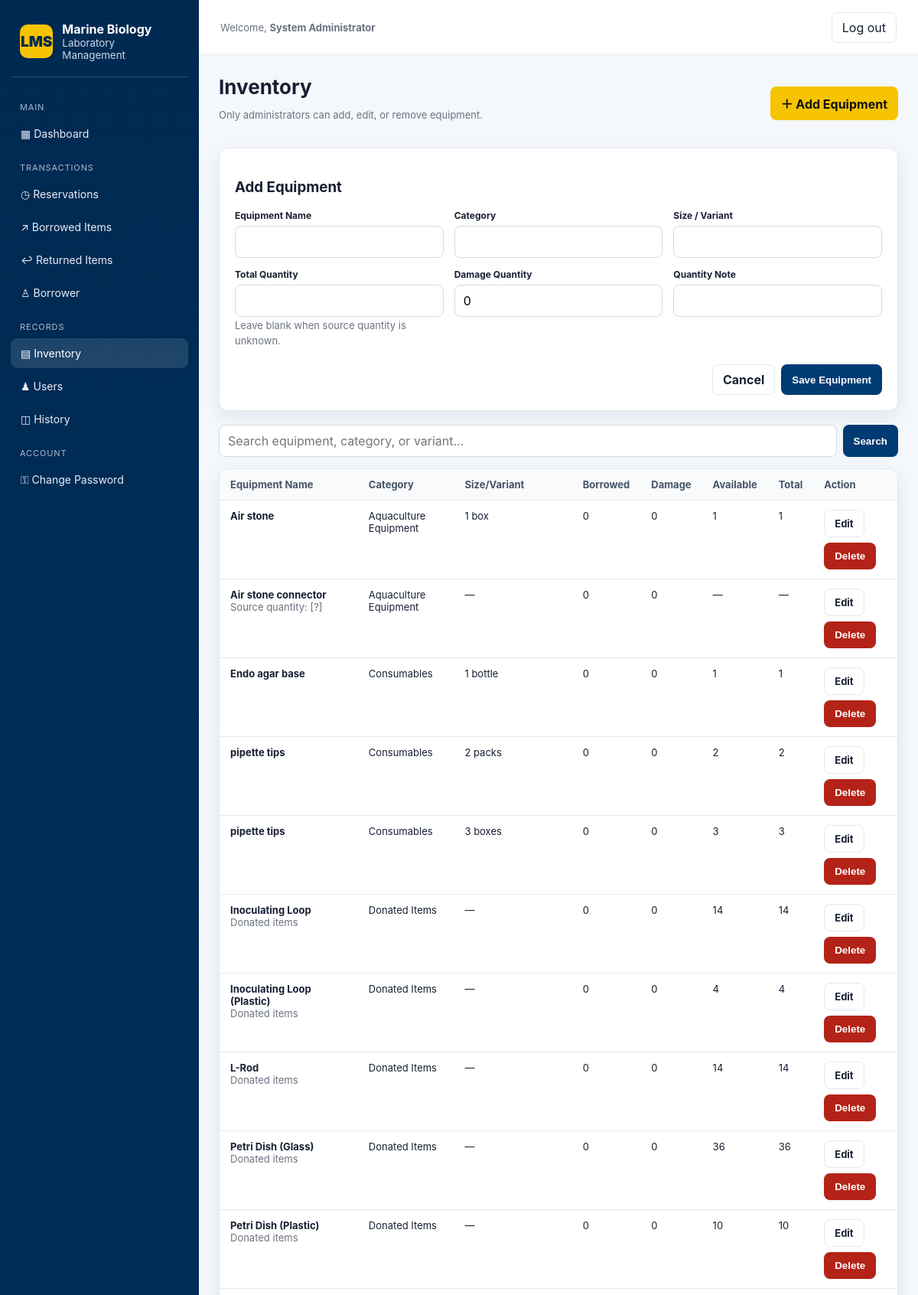
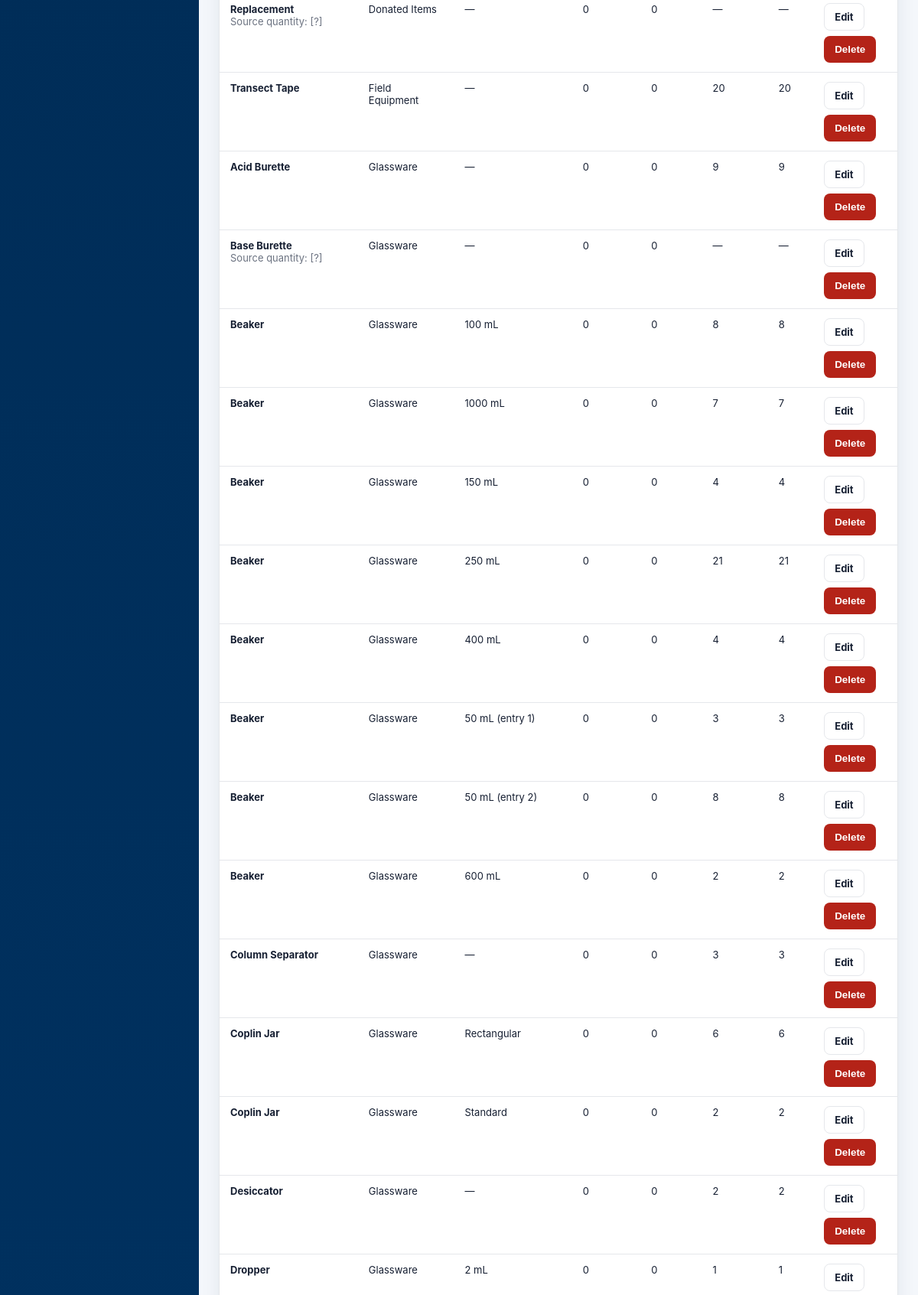
The page /index.php?page=inventory&add=1 (signed in, upper part) on the database its author committed (2 pictures, top to bottom).
### tables this page shows
CREATE TABLE equipment (
 id INT UNSIGNED AUTO_INCREMENT PRIMARY KEY,
 name VARCHAR(180) NOT NULL,
 category VARCHAR(100) NOT NULL,
 variant VARCHAR(150) NULL,
 total_qty INT UNSIGNED NULL,
 damaged_qty INT UNSIGNED NOT NULL DEFAULT 0,
 quantity_note VARCHAR(255) NULL,
 image VARCHAR(255) NOT NULL DEFAULT 'photo.png',
 is_active TINYINT(1) NOT NULL DEFAULT 1,
 created_at DATETIME NOT NULL DEFAULT CURRENT_TIMESTAMP,
 updated_at DATETIME NOT NULL DEFAULT CURRENT_TIMESTAMP ON UPDATE CURRENT_TIMESTAMP,
 INDEX idx_equipment_name(name), INDEX idx_equipment_category(category)
);

### includes/db.php (called while the page is built, shortened)
<?php
function e(?string $v): string { return htmlspecialchars((string)$v, ENT_QUOTES, 'UTF-8'); }

### includes/auth.php (called while the page is built, shortened)
<?php
require_once __DIR__.'/db.php';
function user(): ?array { return $_SESSION['user'] ?? null; }

### index.php (the view, shortened to what this page needs)
<?php
require_once __DIR__ . '/includes/auth.php';
function page(string $title, string $content, bool $auth = true): void
{
    global $page;
    $user = user();
    ?>
    <!doctype html>
    <html lang="en">
    <head>
        <link rel="stylesheet" href="assets/style.css">
    </head>
    <body>
        <?php if ($auth): ?>
            <div class="app">
                <aside class="sidebar">
                    <div class="brand">
                        <div class="brand-mark">LMS</div>
                        <div>
                            <strong>Marine Biology</strong>
                            <small>Laboratory Management</small>
                        </div>
                    </div>
                    <nav class="nav">
                        <div class="nav-section">Main</div>
                        <a class="<?= $page === 'dashboard' ? 'active' : '' ?>" href="index.php?page=dashboard">▦ Dashboard</a>
                        <div class="nav-section">Transactions</div>
                        <?php if ($user['role'] === 'admin'): ?>
                            <a class="<?= $page === 'reservations' ? 'active' : '' ?>" href="index.php?page=reservations">◷ Reservations</a>
                            <a class="<?= $page === 'borrowed' ? 'active' : '' ?>" href="index.php?page=borrowed">↗ Borrowed Items</a>
                            <a class="<?= $page === 'returned' ? 'active' : '' ?>" href="index.php?page=returned">↩ Returned Items</a>
                            <a class="<?= $page === 'borrowers' ? 'active' : '' ?>" href="index.php?page=borrowers">♙ Borrower</a>
                        <?php endif; ?>
                        <div class="nav-section">Records</div>
                        <?php if ($user['role'] === 'admin'): ?>
                            <a class="<?= $page === 'inventory' ? 'active' : '' ?>" href="index.php?page=inventory">▤ Inventory</a>
                            <a class="<?= $page === 'users' ? 'active' : '' ?>" href="index.php?page=users">♟ Users</a>
                        <?php else: ?>
                            <a class="<?= $page === 'items' ? 'active' : '' ?>" href="index.php?page=items">▤ Items</a>
                        <?php endif; ?>
                        <a class="<?= $page === 'history' ? 'active' : '' ?>" href="index.php?page=history">◫ History</a>
                        <div class="nav-section">Account</div>
                        <a href="index.php?page=password">⚿ Change Password</a>
                    </nav>
                </aside>
                <main class="main">
                    <header class="topbar">
                        <div class="muted">Welcome, <strong><?= e($user['name']) ?></strong></div>
                        <a class="logout" href="index.php?page=logout">Log out</a>
                    </header>
        <?php endif; ?>
                    <section class="content">
                        <?= $content ?>
                    </section>
        <?php if ($auth): ?>
                </main>
            </div>
        <?php endif; ?>
    </body>
    </html>
    <?php
}
$page = $_GET['page'] ?? (user() ? 'dashboard' : 'login');
    ?>
    <?php
if ($page === 'inventory') {
    $pdo = db();
    $query = trim($_GET['q'] ?? '');
    $sql = "SELECT e.*, COALESCE((SELECT SUM(li.quantity-li.returned_quantity) FROM loan_items li JOIN loans l ON l.id=li.loan_id WHERE li.equipment_id=e.id AND l.status='borrowed'),0) borrowed FROM equipment e WHERE e.is_active=1";
    $args = [];
    $sql .= ' ORDER BY e.category, e.name, e.variant';
    $statement = $pdo->prepare($sql);
    $statement->execute($args);
    $rows = $statement->fetchAll();
    $edit = null;
    ?>
    <div class="page-title">
        <div>
            <h1>Inventory</h1>
            <p class="muted">Only administrators can add, edit, or remove equipment.</p>
        </div>
        <a class="btn yellow" href="index.php?page=inventory&add=1">＋ Add Equipment</a>
    </div>
    <?php if (isset($_GET['add']) || $edit): ?>
        <div class="card form-card" style="margin-bottom:18px">
            <h3><?= $edit ? 'Edit Equipment' : 'Add Equipment' ?></h3>
            <form class="form" method="post">
                <div class="form-grid">
                    <div class="field">
                        <label>Equipment Name</label>
                        <input name="name" required value="<?= e($edit['name'] ?? '') ?>">
                    </div>
                    <div class="field">
                        <label>Category</label>
                        <input name="category" required value="<?= e($edit['category'] ?? '') ?>">
                    </div>
                    <div class="field">
                        <label>Size / Variant</label>
                        <input name="variant" value="<?= e($edit['variant'] ?? '') ?>">
                    </div>
                    <div class="field">
                        <label>Total Quantity</label>
                        <input type="number" min="0" name="total_qty" value="<?= e(isset($edit['total_qty']) && $edit['total_qty'] !== null ? (string) $edit['total_qty'] : '') ?>">
                        <span class="muted">Leave blank when source quantity is unknown.</span>
                    </div>
                    <div class="field">
                        <label>Damage Quantity</label>
                        <input type="number" min="0" name="damaged_qty" value="<?= e((string) ($edit['damaged_qty'] ?? 0)) ?>">
                    </div>
                    <div class="field">
                        <label>Quantity Note</label>
                        <input name="quantity_note" value="<?= e($edit['quantity_note'] ?? '') ?>">
                    </div>
                </div>
                <div class="form-actions">
                    <a class="btn secondary" href="index.php?page=inventory">Cancel</a>
                    <button class="btn" type="submit">Save Equipment</button>
                </div>
            </form>
        </div>
    <?php endif; ?>
    <div class="toolbar">
        <form method="get">
            <input name="q" value="<?= e($query) ?>" placeholder="Search equipment, category, or variant...">
            <button class="btn" type="submit">Search</button>
        </form>
    </div>
    <div class="table-wrap">
        <table>
            <thead>
                <tr>
                    <th>Equipment Name</th>
                    <th>Category</th>
                    <th>Size/Variant</th>
                    <th>Borrowed</th>
                    <th>Damage</th>
                    <th>Available</th>
                    <th>Total</th>
                    <th>Action</th>
                </tr>
            </thead>
            <tbody>
                <?php foreach ($rows as $row): ?>
                    <?php $available = $row['total_qty'] === null ? null : max(0, (int) $row['total_qty'] - (int) $row['borrowed'] - (int) $row['damaged_qty']); ?>
                    <tr>
                        <td>
                            <strong><?= e($row['name']) ?></strong>
                            <?php if ($row['quantity_note']): ?>
                                <div class="muted"><?= e($row['quantity_note']) ?></div>
                            <?php endif; ?>
                        </td>
                        <td><?= e($row['category']) ?></td>
                        <td><?= e($row['variant'] ?? '—') ?></td>
                        <td><?= e((string) $row['borrowed']) ?></td>
                        <td><?= e((string) $row['damaged_qty']) ?></td>
                        <td><?= $available === null ? '—' : e((string) $available) ?></td>
                        <td><?= $row['total_qty'] === null ? '—' : e((string) $row['total_qty']) ?></td>
                        <td>
                            <div class="actions">
                                <a class="btn secondary" href="index.php?page=inventory&edit=<?= $row['id'] ?>">Edit</a>
                                <form method="post" onsubmit="return confirm('Remove this equipment from active inventory?')">
                                    <button class="btn danger" type="submit">Delete</button>
                                </form>
                            </div>
                        </td>
                    </tr>
                <?php endforeach; ?>
            </tbody>
        </table>
    </div>
    <?php
    $content = ob_get_clean();
    page('Inventory', $content);
    exit;
}
    ?>
<?php
exit;

### assets/style.css (style rules this page uses)
:root { --navy: #003b73; --navy2: #002a52; --yellow: #f6c400; --bg: #f4f7fb; --text: #172033; --muted: #6b7280; --white: #fff; --danger: #b42318; --success: #087443; --border: #e5e7eb; --shadow: 0 8px 24px rgba(0, 34, 72, 0.08); }
* { box-sizing: border-box; }
body { margin: 0; font-family: Inter, system-ui, -apple-system, "Segoe UI", Roboto, Arial, sans-serif; background: var(--bg); color: var(--text); }
a { color: inherit; text-decoration: none; }
.app { display: flex; min-height: 100vh; }
.sidebar { width: 260px; background: linear-gradient(180deg, var(--navy2), var(--navy)); color: #fff; position: fixed; left: 0; top: 0; bottom: 0; padding: 20px 14px; overflow: auto; }
.brand { display: flex; align-items: center; gap: 12px; padding: 8px 12px 20px; border-bottom: 1px solid rgba(255, 255, 255, 0.16); }
.brand-mark { width: 44px; height: 44px; border-radius: 10px; background: var(--yellow); color: var(--navy2); display: flex; align-items: center; justify-content: center; font-weight: 900; font-size: 19px; }
.brand small { display: block; color: #cbd8e8; }
.nav { display: flex; flex-direction: column; gap: 4px; margin-top: 18px; }
.nav a { padding: 11px 13px; border-radius: 9px; color: #e8eef7; font-size: 14px; }
.nav a:hover, .nav a.active { background: rgba(255, 255, 255, 0.12); color: #fff; }
.nav-section { font-size: 11px; text-transform: uppercase; color: #a8bad0; margin: 14px 12px 4px; letter-spacing: 0.08em; }
.main { margin-left: 260px; flex: 1; min-width: 0; }
.topbar { height: 72px; background: #fff; border-bottom: 1px solid var(--border); display: flex; align-items: center; justify-content: space-between; padding: 0 28px; position: sticky; top: 0; z-index: 5; }
.logout { border: 1px solid var(--border); padding: 9px 13px; border-radius: 8px; background: #fff; }
.content { padding: 26px; max-width: 1500px; margin: auto; }
.page-title { display: flex; justify-content: space-between; align-items: center; gap: 16px; margin-bottom: 22px; }
.page-title h1 { font-size: 26px; margin: 0; }
.muted { color: var(--muted); font-size: 13px; }
.card { background: #fff; border: 1px solid var(--border); border-radius: 12px; box-shadow: var(--shadow); padding: 20px; flex: 1 1 230px; min-width: 0; }
.table-wrap { background: #fff; border: 1px solid var(--border); border-radius: 12px; box-shadow: var(--shadow); overflow: auto; }
.toolbar { display: flex; flex-wrap: wrap; gap: 10px; align-items: center; margin-bottom: 15px; }
.toolbar form { display: flex; gap: 8px; flex: 1; min-width: 260px; }
.toolbar input, .toolbar select, .toolbar textarea, .form input, .form select, .form textarea { width: 100%; padding: 10px 11px; border: 1px solid #d5dae2; border-radius: 8px; font: inherit; background: #fff; }
.toolbar input { flex: 1; }
.btn { display: inline-flex; align-items: center; justify-content: center; gap: 6px; padding: 9px 13px; border-radius: 8px; border: 1px solid transparent; background: var(--navy); color: #fff; font-weight: 650; cursor: pointer; }
.btn.secondary { background: #fff; color: var(--text); border-color: var(--border); }
.btn.danger { background: var(--danger); }
.btn.yellow { background: var(--yellow); color: #111; }
.actions { display: flex; gap: 7px; flex-wrap: wrap; }
table { width: 100%; border-collapse: collapse; min-width: 780px; }
th, td { text-align: left; padding: 12px 14px; border-bottom: 1px solid var(--border); font-size: 13px; vertical-align: top; }
th { background: #f8fafc; color: #475467; font-weight: 750; white-space: nowrap; }
.form-grid { display: flex; flex-wrap: wrap; gap: 14px; }
.field { flex: 1 1 260px; }
.field label { display: block; font-size: 12px; font-weight: 700; margin-bottom: 6px; }
.form-card { max-width: 900px; }
.form { display: flex; flex-direction: column; gap: 14px; }
.form-actions { display: flex; justify-content: flex-end; gap: 8px; margin-top: 8px; }

### rows shown on the page
equipment: name "Air stone", category "Aquaculture Equipment", variant "1 box", borrowed "0", damaged_qty "0", total_qty "1"
equipment: name "Air stone connector", quantity_note "Source quantity: [?]", category "Aquaculture Equipment", variant "—", borrowed "0", damaged_qty "0"
equipment: name "Endo agar base", category "Consumables", variant "1 bottle", borrowed "0", damaged_qty "0", total_qty "1"
equipment: name "pipette tips", category "Consumables", variant "2 packs", borrowed "0", damaged_qty "0", total_qty "2"
equipment: name "pipette tips", category "Consumables", variant "3 boxes", borrowed "0", damaged_qty "0", total_qty "3"
equipment: name "Inoculating Loop", quantity_note "Donated items", category "Donated Items", variant "—", borrowed "0", damaged_qty "0", total_qty "14"
equipment: name "Inoculating Loop (Plastic)", quantity_note "Donated items", category "Donated Items", variant "—", borrowed "0", damaged_qty "0", total_qty "4"
equipment: name "L-Rod", quantity_note "Donated items", category "Donated Items", variant "—", borrowed "0", damaged_qty "0", total_qty "14"
equipment: name "Petri Dish (Glass)", quantity_note "Donated items", category "Donated Items", variant "—", borrowed "0", damaged_qty "0", total_qty "36"
equipment: name "Petri Dish (Plastic)", quantity_note "Donated items", category "Donated Items", variant "—", borrowed "0", damaged_qty "0", total_qty "10"
equipment: name "Replacement", quantity_note "Source quantity: [?]", category "Donated Items", variant "—", borrowed "0", damaged_qty "0"
equipment: name "Transect Tape", category "Field Equipment", variant "—", borrowed "0", damaged_qty "0", total_qty "20"
equipment: name "Acid Burette", category "Glassware", variant "—", borrowed "0", damaged_qty "0", total_qty "9"
equipment: name "Base Burette", quantity_note "Source quantity: [?]", category "Glassware", variant "—", borrowed "0", damaged_qty "0"
equipment: name "Beaker", category "Glassware", variant "100 mL", borrowed "0", damaged_qty "0", total_qty "8"
equipment: name "Beaker", category "Glassware", variant "1000 mL", borrowed "0", damaged_qty "0", total_qty "7"
equipment: name "Beaker", category "Glassware", variant "150 mL", borrowed "0", damaged_qty "0", total_qty "4"
equipment: name "Beaker", category "Glassware", variant "250 mL", borrowed "0", damaged_qty "0", total_qty "21"
equipment: name "Beaker", category "Glassware", variant "400 mL", borrowed "0", damaged_qty "0", total_qty "4"
equipment: name "Beaker", category "Glassware", variant "50 mL (entry 1)", borrowed "0", damaged_qty "0", total_qty "3"
equipment: name "Beaker", category "Glassware", variant "50 mL (entry 2)", borrowed "0", damaged_qty "0", total_qty "8"
equipment: name "Beaker", category "Glassware", variant "600 mL", borrowed "0", damaged_qty "0", total_qty "2"
equipment: name "Column Separator", category "Glassware", variant "—", borrowed "0", damaged_qty "0", total_qty "3"
equipment: name "Coplin Jar", category "Glassware", variant "Rectangular", borrowed "0", damaged_qty "0", total_qty "6"
equipment: name "Coplin Jar", category "Glassware", variant "Standard", borrowed "0", damaged_qty "0", total_qty "2"
equipment: name "Desiccator", category "Glassware", variant "—", borrowed "0", damaged_qty "0", total_qty "2"
equipment: name "Dropper", category "Glassware", variant "2 mL", borrowed "0", damaged_qty "0", total_qty "1"

### other values the page prints
$user['name'] "System Administrator"
